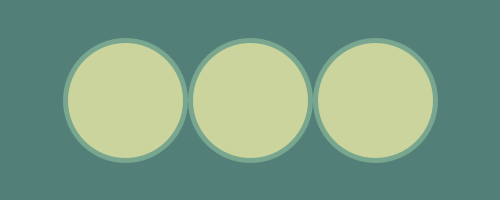
Frame 1 (no input)
Frame 60 (the mouse pressed at the canvas centre just before this capture): identical to frame 1, image omitted
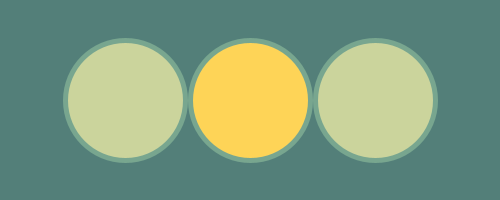
Frame 120 (the mouse held since frame 60 and released just before this capture)

The Processing sketch that drew these frames (run headless with seeded random() and noise(); from frame 60 on, the mouse is pressed at the canvas centre):

// Processing sketch: processing_90245
// ── processing_90245.pde

color[]stoplight ={#537F79,  #78A68F, #CBD49C, #FED457, #CB252A};
color[] palette= stoplight;

int lf = palette[2];
int rf = palette[2];
int tf = palette[2];
int s=120;

void setup() {
  size(500, 200);
  smooth();
  rectMode(CENTER);
  stroke(palette[1]);
  strokeWeight(5);
}

void draw() {
  background(palette[0]);
  
   fill(tf);
  ellipse(width*3/4, height/2, s, s);
  
  fill(lf);
  ellipse(width/4, height/2, s, s);
  
  fill(rf);
  ellipse(width/2, height/2, s, s);
  
  if(dist(width/3, height/2, mouseX, mouseY) < s/2) {
    lf =palette[4];
  }else {
      lf = palette[2];
    }
   
    if((mouseX> width/2-s/2) && (mouseX< width/2+s/2) &&
        (mouseY > height/2-s/2) && (mouseY<height/2+s/2) && mousePressed){
          rf = palette[3];
        } else {
      rf = palette[2];
        }
}
